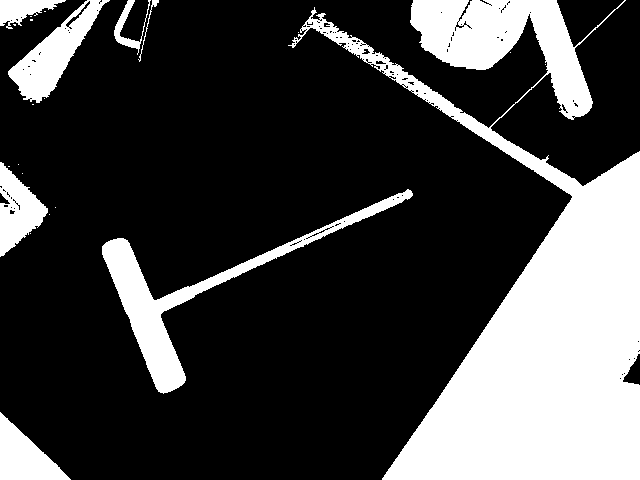
//> input picture project3/Proj03Examples/example167.png, 640 x 480 px, given in place of the camera
$ ./main   (built with g++ and OpenCV 4)
//> lines starting //> are read from the running program, lines starting //| are printed output that depends on the picture; after the words box and inside, x2 and y2 are one past the last pixel; in counts of white or black regions, pixels touching at a corner belong together
// Luke Jansen
// 6/17/2026
// main.cpp
// This file is used to:
// 1. threshold the image
// 2. clean up the binary image (morphological operations: shinking/dilation)
// 3. segment features from the binary image (connected components analysis)
// 4. compute feature vectors
// 5. collect training data (stores feature vectors in a CSV file)
// 6. classify new images
// 7. evaluate the performanc
// 8. display the results

#include <algorithm>
#include <limits>
#include <opencv2/opencv.hpp>
#include <set>
#include <vector>
#include <string>
#include <fstream>
#include <sstream>
#include <numeric> // For std::accumulate
#include <cmath>   // For std::sqrt
#include <iostream>


struct RegionTrack {
    int label;
    int display_id;
    cv::Point2d centroid;
    cv::Vec3b color;
};

struct ObjectRecord {
    std::string name;
    std::vector<double> features;
};

// [54 lines left out: functions loadObjectDatabase, saveObjectDatabase, findObjectIndexByName, not called in this run]

std::vector<std::vector<int>> createEmptyConfusionMatrix(const std::vector<ObjectRecord>& database) {
    return std::vector<std::vector<int>>(database.size(), std::vector<int>(database.size(), 0));
}

// [129 lines left out: functions loadConfusionMatrix, saveConfusionMatrix, computeFeatureStdVector, rankObjectMatches, not called in this run]


int threshold(const cv::Mat &src, cv::Mat &dst){
    // input: BGR or grayscale image, CV_8UC3 or CV_8UC1
    // output: binary image, CV_8UC1

    cv::Mat gray;
    if (src.channels() == 3) {
        cv::cvtColor(src, gray, cv::COLOR_BGR2GRAY);
    } else {
        gray = src;
    }

    dst = cv::Mat::zeros(gray.size(), CV_8UC1);

    // Apply Sauvola threshold to the image.
    const int w = 50;       // local window size; use an odd number
    const int n = w / 2;    // window radius
    const double k = 0.5;   // standard deviation weight
    const double R = 128.0; // expected max std dev for 8-bit grayscale

    cv::Scalar global_mean;
    cv::Scalar global_stddev;
    cv::meanStdDev(gray, global_mean, global_stddev);

    for (int i = 0; i < gray.rows; i++) {
        for (int j = 0; j < gray.cols; j++) {
            // [17 lines of commented-out code are left out]
            dst.at<uchar>(i, j) = gray.at<uchar>(i, j) < global_mean[0] ? 255 : 0;
        }
    }
    return 0;
}

// [114 lines left out: functions chrominance_threshold, cv_threshold, not called in this run]

int clean_image(const cv::Mat &src, cv::Mat &dst) {
    // input: binary image, CV_8UC1
    // output: cleaned binary image, CV_8UC1

    // Uses morphological filtering
    // specifically shrinking/dilation to remove gaps/blotches

    cv::Mat kernel = cv::getStructuringElement(
        // 8-Connected
        cv::MORPH_RECT,
        cv::Size(3, 3)
    );

    // n dilates -> 2n erodes -> n dilates
    cv::Mat temp = src.clone();
    int num_passes = 2;
    for (int i = 0; i < num_passes; i++) {
        cv::dilate(temp, temp, kernel);
    }
    for (int i = 0; i < num_passes; i++) {
        cv::erode(temp, temp, kernel);
    }
    for (int i = 0; i < num_passes; i++) {
        cv::erode(temp, temp, kernel);
    }
    for (int i = 0; i < num_passes; i++) {
        cv::dilate(temp, temp, kernel);
    }

    dst = temp;
    // cv::morphologyEx(src, dst, cv::MORPH_OPEN, kernel);
    // cv::morphologyEx(dst, dst, cv::MORPH_CLOSE, kernel);

    return 0;
}

int segment_image(const cv::Mat &src, cv::Mat &dst, cv::Mat &labels, cv::Mat &stats) {
    // input: cleaned binary image, CV_8UC1
    // dst output: colored segmentation visualization, CV_8UC3
    // labels output: largest N region label image, CV_32S

    // Extracts Labels, Spatial Measurements, and Geometric Centers for every object
    cv::Mat all_labels; // maps each pixel to region ID
    // cv::Mat stats; // array that contains structural data for each label ID:
    // x/y coords of bounding box
    // horizontal/vertical size of bounding box
    // total pixel count in bounding box
    cv::Mat centroids; // x/y coords for the label COM

    // segments non-zero pixels only
    int num_labels = cv::connectedComponentsWithStats(
        src,
        all_labels, // CV_32SC1
        stats,
        centroids,
        8,
        CV_32S
    );

    // remove segments that are too small
    int N = 5; // select the largest N regions
    int min_area = 10*10; // total pixel count of label

    // Remove any regions whose label appears on the edge of the image
    std::set<int> edge_labels;

    // Top and bottom rows
    for (int col = 0; col < all_labels.cols; ++col) {
        int top_label = all_labels.at<int>(0, col);
        int bottom_label = all_labels.at<int>(all_labels.rows - 1, col);
        if (top_label != 0) edge_labels.insert(top_label);
        if (bottom_label != 0) edge_labels.insert(bottom_label);
    }
    // Left and right columns
    for (int row = 0; row < all_labels.rows; ++row) {
        int left_label = all_labels.at<int>(row, 0);
        int right_label = all_labels.at<int>(row, all_labels.cols - 1);
        if (left_label != 0) edge_labels.insert(left_label);
        if (right_label != 0) edge_labels.insert(right_label);
    }

    // Find the largest N non-background, non-edge regions by area
    // The area for each label is stored in stats.at<int>(label, cv::CC_STAT_AREA)

    std::vector<std::pair<int, int>> label_areas; // {label, area}
    for (int label = 1; label < num_labels; ++label) { // skip background (label 0)
        if (edge_labels.count(label) > 0) {
            continue;
        }

        int area = stats.at<int>(label, cv::CC_STAT_AREA);
        if (area >= min_area) {
            label_areas.push_back({label, area});
        }

    };
    // Sort in descending order by area ()
    std::sort(label_areas.begin(), label_areas.end(), [](const auto& a, const auto& b) {
        return a.second > b.second;
    });

    // Collect the label ids of the N largest regions ()
    std::set<int> largest_labels;
    for (int i = 0; i < std::min(N, (int)label_areas.size()); ++i) {
        largest_labels.insert(label_areas[i].first);
    }

    // This will be filled with stable display IDs after matching current regions
    // to previous-frame regions.
    labels = cv::Mat::zeros(all_labels.size(), CV_32S);

    // Match current regions to previous-frame centroids so colors stay stable.
    static std::vector<RegionTrack> previous_regions;
    static cv::RNG rng(12345);

    std::vector<RegionTrack> current_regions;
    for (const auto& label_area : label_areas) {
        int label = label_area.first;
        if (largest_labels.count(label) == 0) {
            continue;
        }

        current_regions.push_back({
            label,
            0,
            cv::Point2d(centroids.at<double>(label, 0), centroids.at<double>(label, 1)),
            cv::Vec3b(0, 0, 0)
        });
    }

    std::vector<cv::Vec3b> colors(num_labels, cv::Vec3b(0, 0, 0));
    std::vector<int> display_ids(num_labels, 0);
    std::vector<bool> previous_used(previous_regions.size(), false);
    std::set<int> used_display_ids;
    double max_match_distance = 0.15 * std::max(src.cols, src.rows);

    for (RegionTrack& region : current_regions) {
        int best_previous = -1;
        double best_distance = std::numeric_limits<double>::max();

        for (int i = 0; i < (int)previous_regions.size(); ++i) {
            if (previous_used[i]) {
                continue;
            }

            double distance = cv::norm(region.centroid - previous_regions[i].centroid);
            if (distance < best_distance) {
                best_distance = distance;
                best_previous = i;
            }
        }

        if (best_previous >= 0 && best_distance <= max_match_distance) {
            region.color = previous_regions[best_previous].color;
            region.display_id = previous_regions[best_previous].display_id;
            previous_used[best_previous] = true;
            used_display_ids.insert(region.display_id);
        }
    }

    for (RegionTrack& region : current_regions) {
        if (region.display_id == 0) {
            int display_id = 1;
            while (used_display_ids.count(display_id) > 0) {
                display_id++;
            }

            region.display_id = display_id;
            region.color = cv::Vec3b(rng.uniform(50, 255), rng.uniform(50, 255), rng.uniform(50, 255));
            used_display_ids.insert(display_id);
        }

        colors[region.label] = region.color;
        display_ids[region.label] = region.display_id;
    }

    previous_regions = current_regions;

    // Create color image for visualization
    cv::Mat color_map = cv::Mat::zeros(labels.size(), CV_8UC3);
    for (int i = 0; i < labels.rows; ++i) {
        for (int j = 0; j < labels.cols; ++j) {
            int label = all_labels.at<int>(i, j);
            if (label == 0 || largest_labels.count(label) == 0) {
                color_map.at<cv::Vec3b>(i, j) = cv::Vec3b(0,0,0); // BG or not top N
            } else {
                color_map.at<cv::Vec3b>(i, j) = colors[label];
                labels.at<int>(i, j) = display_ids[label];
            }
        }
    }
    dst = color_map;

    return 0;
}

int compute_features(const cv::Mat &labels, const cv::Mat &stats, cv::Mat &dst, std::vector<std::pair<int, std::vector<double>>> &feature_table) {
    // input:
    // region label image, CV_32S
    // region stats,
    // output:
    // feature visualization image, CV_8UC3
    // feature data table,

    // requireds oriented bounding box (provided by cv2.connectedComponentsWithStats?)
    // and axis of least central moment

    // compute default moment for each region
    // M = x^p * y^q * f(x, y)
    // m00: foreground sum
    // m10: sum of x coords in region (global moment)
    // m01: sum of y coords in region (global moment)
    // m11: sum of x*y coords in region (global moment)
    // mu11:
    // mu20: x central moment
    // mu02: y central moment
    // f(x, y): 1 if foreground/region, 0 if background/other region

    std::set<int> region_ids;

    // Collect all non-background region IDs in the segmentation image.
    for (int row = 0; row < labels.rows; ++row) {
        for (int col = 0; col < labels.cols; ++col) {
            int region_id = labels.at<int>(row, col);
            if (region_id != 0) {
                region_ids.insert(region_id);
            }
        }
    }

    for (int region_id : region_ids) {
        double m00 = 0.0;
        double m10 = 0.0;
        double m01 = 0.0;
        double m11 = 0.0;
        double m20 = 0.0;
        double m02 = 0.0;
        std::vector<cv::Point2d> pixels;
        int region_left = labels.cols;
        int region_top = labels.rows;
        for (int row = 0; row < labels.rows; ++row) {
            for (int col = 0; col < labels.cols; ++col) {
                int f = 0;
                if (labels.at<int>(row, col) == region_id) {
                    // add pixels to vector for use later in computing bounding box
                    pixels.emplace_back(col, row);
                    region_left = std::min(region_left, col);
                    region_top = std::min(region_top, row);
                    f = 1;
                }
                // int pixel_region_id = labels.at<int>(row, col);
                // int f = pixel_region_id != 0 && pixel_region_id == region_id ? 1 : 0;
                m00 += f;
                m10 += col * f;
                m01 += row * f;
                m11 += col * row * f;
                m20 += col * col * f;
                m02 += row * row * f;
            }
        }
        double mean_x = m10/m00;
        double mean_y = m01/m00;

        // central moments
        double mu11 = (m11 / m00) - (mean_x * mean_y);
        double mu02 = (m02 / m00) - (mean_y * mean_y);
        double mu20 = (m20 / m00) - (mean_x * mean_x);

        // angle of least central moment (dir of primary eigenvector)
        double alpha = 0.5 * atan2((2 * mu11), (mu20 - mu02)); // atan2 takes (num, denom) args

        // compute second order moment about axis of least central moment
        // double beta = alpha + math.pi/2
        // double mu22 =

        // build eigenvectors
        std::vector<double> e1 = {cos(alpha), sin(alpha)};
        std::vector<double> e2 = {-sin(alpha), cos(alpha)};


        // To compute the smallest aligned bounding box for a region, project all pixels of the region
        // onto the primary eigenvector (orientation) and its perpendicular.
        // Then find the min/max of the projected coordinates.

        // Collect all pixel coordinates for the current region
        // std::vector<cv::Point2d> pixels;
        // for (int row = 0; row < src.rows; ++row) {
        //     for (int col = 0; col < src.cols; ++col) {
        //         if (src.at<int>(row, col) == region_id) {
        //             pixels.emplace_back(col, row);
        //         }
        //     }
        // }

        // Project each pixel onto the axes aligned with the orientation (alpha)
        // e1 = (cos(alpha), sin(alpha)), e2 = (-sin(alpha), cos(alpha))
        double cos_a = cos(alpha);
        double sin_a = sin(alpha);

        double min_proj1 = std::numeric_limits<double>::max(), max_proj1 = -std::numeric_limits<double>::max();
        double min_proj2 = std::numeric_limits<double>::max(), max_proj2 = -std::numeric_limits<double>::max();

        for (const auto& pt : pixels) {
            // Shift to centroid
            double x_shifted = pt.x - mean_x;
            double y_shifted = pt.y - mean_y;

            // Projection onto eigenvectors
            double proj1 =  x_shifted * cos_a + y_shifted * sin_a; // projection on e1
            double proj2 = -x_shifted * sin_a + y_shifted * cos_a; // projection on e2
            if (proj1 < min_proj1) min_proj1 = proj1;
            if (proj1 > max_proj1) max_proj1 = proj1;
            if (proj2 < min_proj2) min_proj2 = proj2;
            if (proj2 > max_proj2) max_proj2 = proj2;
        }

        // Now, the four corners of the bounding box (in image coordinates) are:
        // (min_proj1, min_proj2), (min_proj1, max_proj2),
        // (max_proj1, min_proj2), (max_proj1, max_proj2)
        // Convert these back to image coordinates:
        std::vector<cv::Point2d> box_corners;
        box_corners.push_back({mean_x + min_proj1 * cos_a - min_proj2 * sin_a, mean_y + min_proj1 * sin_a + min_proj2 * cos_a});
        box_corners.push_back({mean_x + max_proj1 * cos_a - min_proj2 * sin_a, mean_y + max_proj1 * sin_a + min_proj2 * cos_a});
        box_corners.push_back({mean_x + max_proj1 * cos_a - max_proj2 * sin_a, mean_y + max_proj1 * sin_a + max_proj2 * cos_a});
        box_corners.push_back({mean_x + min_proj1 * cos_a - max_proj2 * sin_a, mean_y + min_proj1 * sin_a + max_proj2 * cos_a});

        // The corners in `box_corners` are the minimal bounding box aligned with the region orientation.

        // add bounding box overlay (lime green) to the output image

        // Draw bounding box with lines between the four box corners
        // Lime green color (BGR): (0, 255, 128)
        cv::Scalar limeGreen(0, 255, 128);
        int thickness = 2;

        for (int i = 0; i < 4; ++i) {
            cv::Point pt1(cvRound(box_corners[i].x), cvRound(box_corners[i].y));
            cv::Point pt2(cvRound(box_corners[(i+1)%4].x), cvRound(box_corners[(i+1)%4].y));
            cv::line(dst, pt1, pt2, limeGreen, thickness);
        }
        // draw center and eigenvectors if desired
        cv::Scalar red(0, 0, 255);
        cv::Scalar blue (255, 0, 0);
        cv::Point center(cvRound(mean_x), cvRound(mean_y));

        cv::circle(dst, center, 5, red, thickness);
        // Draw major axis (red) from center to bounding box limit in the major axis direction
        cv::Point2d major_axis_end1(
            mean_x + max_proj1 * cos_a,
            mean_y + max_proj1 * sin_a
        );
        cv::Point2d major_axis_end2(
            mean_x + min_proj1 * cos_a,
            mean_y + min_proj1 * sin_a
        );

        cv::line(dst, cv::Point(cvRound(major_axis_end1.x), cvRound(major_axis_end1.y)),
                      cv::Point(cvRound(major_axis_end2.x), cvRound(major_axis_end2.y)), red, thickness);

        // Draw minor axis (blue) from center to bounding box limit in the minor axis direction
        cv::Point2d minor_axis_end1(
            mean_x - min_proj2 * sin_a,
            mean_y + min_proj2 * cos_a
        );
        cv::Point2d minor_axis_end2(
            mean_x - max_proj2 * sin_a,
            mean_y + max_proj2 * cos_a
        );
        cv::line(dst, cv::Point(cvRound(minor_axis_end1.x), cvRound(minor_axis_end1.y)),
                      cv::Point(cvRound(minor_axis_end2.x), cvRound(minor_axis_end2.y)), blue, thickness);


        // compute features
        // need to attatch the feature vector to the region ID somehow
        // std::vector<std::pair<int, std::vector<double>>> feature_table; // {region_id, features}
        std::vector<double> features;

        // bounding box aspect-ratio
        // For a rectangle in OpenCV, width = distance from pt0 to pt1, height = distance from pt1 to pt2
        double width = cv::norm(box_corners[1] - box_corners[0]);
        double height = cv::norm(box_corners[2] - box_corners[1]);
        // take the smaller of the two dimensions for the numerator (esentially normalization)
        double larger_dim = std::max(width, height);
        double smaller_dim = std::min(width, height);
        double aspect_ratio = smaller_dim / larger_dim;
        features.push_back(aspect_ratio);

        // percentage filled
        int area = static_cast<int>(m00); // pixel count in region
        double percent_filled = area / (width * height);
        features.push_back(percent_filled);

        // (ADD MORE FEATURES HERE)


        // add single feature vector to feature vector table
        feature_table.push_back({region_id, features});

        // print region ID near the top-left corner of the region
        cv::Point region_id_org(region_left, std::max(region_top - 5, 15));
        std::string region_id_text = std::to_string(region_id);
        int font = cv::FONT_HERSHEY_SIMPLEX;
        double font_scale = 0.5;
        int thickness_text = 1;
        cv::putText(dst, region_id_text, region_id_org, font, font_scale, cv::Scalar(0, 0, 0), thickness_text + 2);
        cv::putText(dst, region_id_text, region_id_org, font, font_scale, cv::Scalar(255, 255, 255), thickness_text);

        // print percentage filled next to bounding box lower right corner
        char text[50];
        snprintf(text, sizeof(text), "Filled: %.2f%%", percent_filled * 100.0);
        // Bottom-right corner of bounding box is box_corners[2]
        cv::Point text_org(cvRound(box_corners[2].x), cvRound(box_corners[2].y));
        cv::putText(dst, text, text_org, font, font_scale, cv::Scalar(0,255,255), thickness_text);


    }
    return 0;
}

// [581 lines left out: functions compute_features_resnet, showConfusionMatrixGui, promptCorrectObjectIndex, evaluate, train, train_resnet, not called in this run]
int main(int argc, char *argv[]) {
    cv::VideoCapture *capdev;

    // default to /dev/video0 for the capture device
    const char *device = (argc > 1) ? argv[1] : "/dev/video0";
    capdev = new cv::VideoCapture(device, cv::CAP_V4L2);

    // error handling
    if( !capdev->isOpened() ) {
        printf("Unable to open video device\n");
        return(-1);
    }
    cv::namedWindow("Blurred", 1);
    cv::namedWindow("Binary", 1);
    cv::namedWindow("Cleaned", 1);
    cv::namedWindow("Segmented", 1);
    cv::namedWindow("Features", 1);

    cv::Mat frame;

    for (;;) {
        *capdev >> frame;
//> frame is the input picture: 480 rows x 640 cols, CV_8UC3; 26% white; 23 white regions (15 under 20 px), largest, box (x1, y1, x2, y2) and area: (288, 0, 640, 480) 61921, (102, 189, 413, 394) 7635, (8, 0, 110, 103) 3670
        if( frame.empty()) {
            printf("frame is empty\n");
        }

        cv::resize(frame, frame, cv::Size(640, 480), 0, 0, cv::INTER_AREA);

        // Preprocess video before thresholding
        // blur filter
        cv::Mat blurred;
        cv::GaussianBlur(frame, blurred, cv::Size(5, 5), 0);
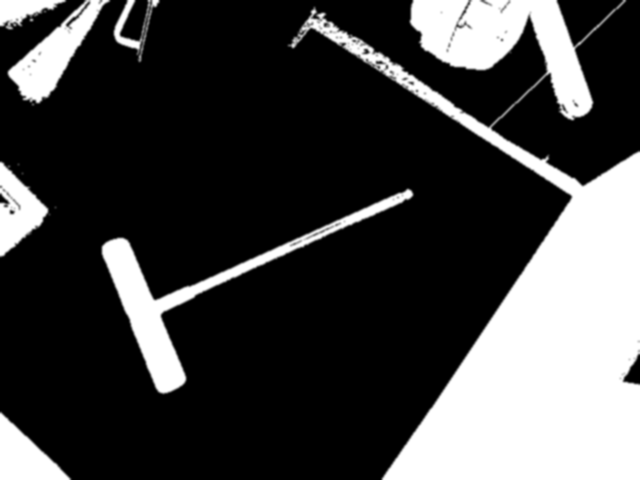
//> blurred: 480 rows x 640 cols, CV_8UC3; min 0, max 255, mean 66.2

        // Thresholding algorithm (turns image into binary image)
        cv::Mat binary;
        threshold(blurred, binary);
//> in threshold, `cv::meanStdDev(gray, global_mean, global_stddev);`: global_mean = Scalar(66.18); global_stddev = Scalar(109.3)
//> after the loop in threshold, `for (int i = 0; i < gray.rows; i++)`:
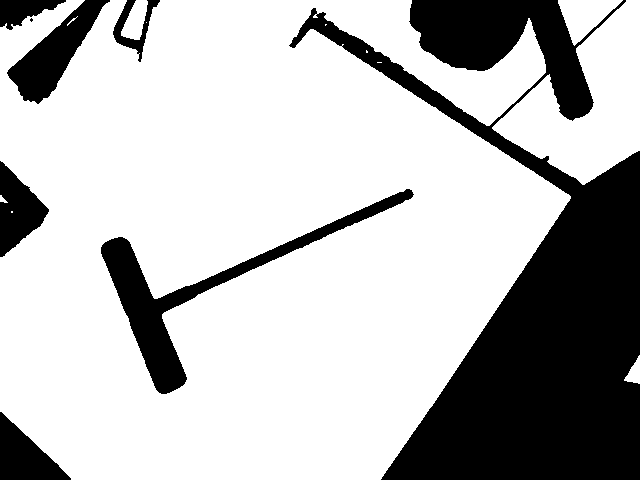
//> dst: 480 rows x 640 cols, CV_8UC1; 73% white; 8 black regions (1 under 20 px), largest, box (x1, y1, x2, y2) and area: (289, 0, 640, 480) 63614, (101, 189, 414, 394) 8203, (7, 0, 110, 104) 3953

        //--- Cleanup the binary image
        cv::Mat cleaned;
        clean_image(binary, cleaned);
//> the loop in clean_image, `for (int i = 0; i < num_passes; i++)` made 2 passes
//> pass 1, in clean_image, `cv::dilate(temp, temp, kernel);`:
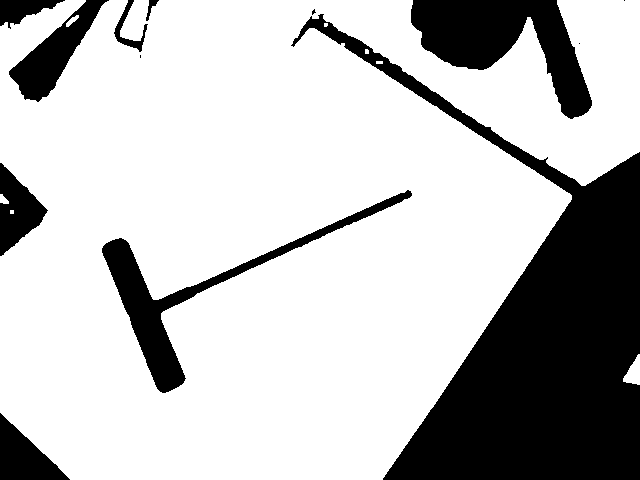
//> temp: 480 rows x 640 cols, CV_8UC1; 74.7% white; 13 black regions (4 under 20 px), largest, box (x1, y1, x2, y2) and area: (291, 14, 640, 480) 50861, (411, 0, 592, 119) 10072, (102, 190, 412, 393) 6998
//> pass 2, in clean_image, `cv::dilate(temp, temp, kernel);`:
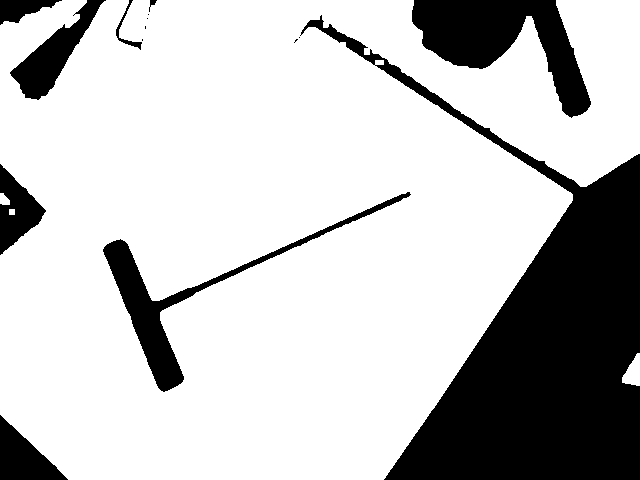
//> temp: 480 rows x 640 cols, CV_8UC1; 76.2% white; 15 black regions (6 under 20 px), largest, box (x1, y1, x2, y2) and area: (300, 15, 640, 480) 49182, (412, 0, 591, 118) 9509, (103, 192, 411, 392) 5803
//> the loop in clean_image, `for (int i = 0; i < num_passes; i++)` made 2 passes
//> pass 1, in clean_image, `cv::erode(temp, temp, kernel);`:
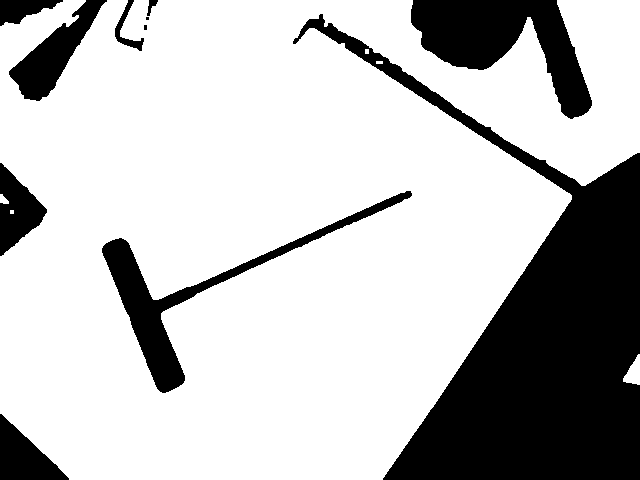
//> temp: 480 rows x 640 cols, CV_8UC1; 74.8% white; 11 black regions (2 under 20 px), largest, box (x1, y1, x2, y2) and area: (293, 14, 640, 480) 50828, (411, 0, 592, 119) 10071, (102, 191, 412, 393) 6995
//> (the rest of the program and of its run is left out)
